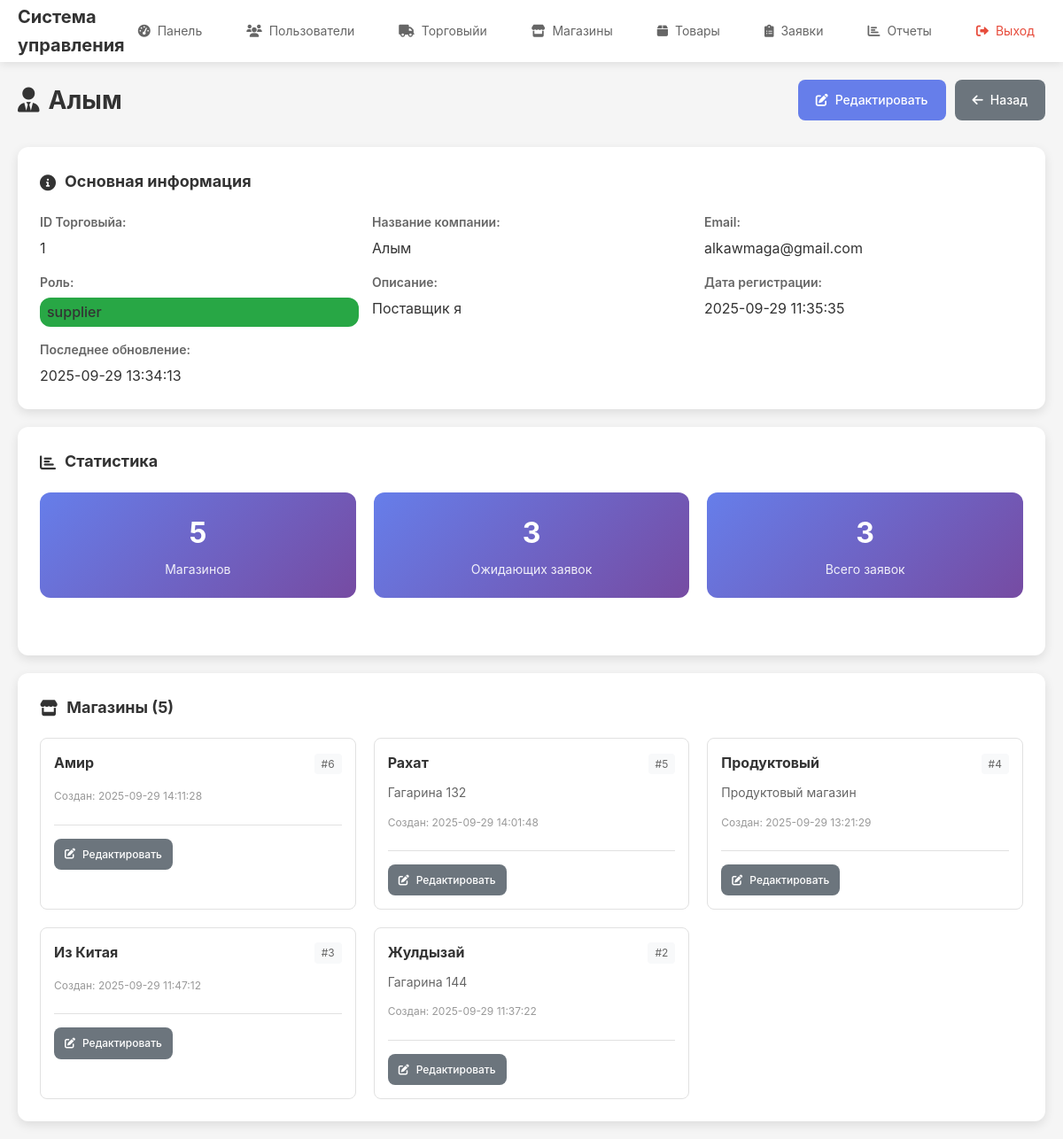
Screenshot of /admin/suppliers/1 (signed in) with the database file from the repository.
### tables this page shows
CREATE TABLE suppliers (
            id INTEGER PRIMARY KEY AUTOINCREMENT,
            user_id INTEGER NOT NULL,
            name TEXT NOT NULL,
            info TEXT,
            created_at TIMESTAMP DEFAULT CURRENT_TIMESTAMP,
            updated_at TIMESTAMP DEFAULT CURRENT_TIMESTAMP,
            FOREIGN KEY (user_id) REFERENCES users (id)
        );

CREATE TABLE users (
            id INTEGER PRIMARY KEY AUTOINCREMENT,
            email TEXT UNIQUE NOT NULL,
            password TEXT NOT NULL,
            role TEXT NOT NULL CHECK (role IN ('admin', 'supplier')),
            created_at TIMESTAMP DEFAULT CURRENT_TIMESTAMP,
            updated_at TIMESTAMP DEFAULT CURRENT_TIMESTAMP
        );

CREATE TABLE shops (
            id INTEGER PRIMARY KEY AUTOINCREMENT,
            supplier_id INTEGER NOT NULL,
            name TEXT NOT NULL,
            info TEXT,
            created_at TIMESTAMP DEFAULT CURRENT_TIMESTAMP,
            updated_at TIMESTAMP DEFAULT CURRENT_TIMESTAMP, business_type TEXT DEFAULT 'ИП',
            FOREIGN KEY (supplier_id) REFERENCES suppliers (id)
        );

### app/routes/admin.py (the view)
@admin_bp.route('/suppliers/<int:supplier_id>')
@login_required
@admin_required
def supplier_detail(supplier_id: int):
    db = get_db()
    supplier_data = db.execute('''
        SELECT s.*, u.email, u.created_at as user_created_at, u.role
        FROM suppliers s
        JOIN users u ON s.user_id = u.id
        WHERE s.id = ?
    ''', (supplier_id,)).fetchone()
    if not supplier_data:
        flash('Торговый не найден', 'error')
        return redirect(url_for('admin.suppliers'))
    shops = Shop.get_by_supplier_id(supplier_id)
    stats = {
        'shops_count': len(shops),
        'pending_requests': db.execute(
            'SELECT COUNT(*) FROM requests WHERE supplier_id = ? AND status = ?',
            (supplier_id, 'pending')
        ).fetchone()[0],
        'total_requests': db.execute(
            'SELECT COUNT(*) FROM requests WHERE supplier_id = ?',
            (supplier_id,)
        ).fetchone()[0]
    }
    return render_template('admin/supplier_detail.html',
                         supplier=supplier_data, shops=shops, stats=stats)

### app/models.py (called while the page is built)
def get_db() -> sqlite3.Connection:
    if 'db' not in g:
        database_path = current_app.config.get('DATABASE', 'app.db')
        g.db = sqlite3.connect(database_path)
        g.db.row_factory = sqlite3.Row
    return g.db

    @staticmethod
    def get_by_id(user_id: int) -> Optional['User']:
        db = get_db()
        user = db.execute(
            'SELECT * FROM users WHERE id = ?', (user_id,)
        ).fetchone()
        if user:
            return User(
                id=user['id'],
                email=user['email'],
                password=user['password'],
                role=user['role'],
                created_at=user['created_at'],
                updated_at=user['updated_at']
            )
        return None

    @staticmethod
    def get_by_supplier_id(supplier_id):
        db = get_db()
        shops = db.execute(
            'SELECT * FROM shops WHERE supplier_id = ? ORDER BY created_at DESC',
            (supplier_id,)
        ).fetchall()
        return [Shop(
            id=shop['id'],
            supplier_id=shop['supplier_id'],
            name=shop['name'],
            info=shop['info'],
            business_type=shop['business_type'],
            created_at=shop['created_at'],
            updated_at=shop['updated_at']
        ) for shop in shops]

### app/routes/admin.py (called while the page is built)
def admin_required(f: Any) -> Any:
    @wraps(f)
    def decorated_function(*args: Any, **kwargs: Any) -> Any:
        if not current_user.is_authenticated or current_user.role != 'admin':
            flash('Доступ запрещен', 'error')
            return redirect(url_for('auth.login'))
        return f(*args, **kwargs)
    return decorated_function

### app/templates/admin/supplier_detail.html (shortened to what this page needs)
{% extends "base.html" %}
{% block content %}
<div class="content-header">
    <h1><i class="fas fa-user-tie"></i> {{ supplier.name }}</h1>
    <div class="header-actions">
        <a href="{{ url_for('admin.edit_supplier', supplier_id=supplier.id) }}" class="btn btn-primary">
            <i class="fas fa-edit"></i> Редактировать
        </a>
        <a href="{{ url_for('admin.suppliers') }}" class="btn btn-secondary">
            <i class="fas fa-arrow-left"></i> Назад
        </a>
    </div>
</div>
<div class="detail-container">
    <div class="info-card">
        <h3><i class="fas fa-info-circle"></i> Основная информация</h3>
        <div class="info-grid">
            <div class="info-item">
                <label>ID Торговыйа:</label>
                <span>{{ supplier.id }}</span>
            </div>
            <div class="info-item">
                <label>Название компании:</label>
                <span>{{ supplier.name }}</span>
            </div>
            <div class="info-item">
                <label>Email:</label>
                <span>{{ supplier.email }}</span>
            </div>
            <div class="info-item">
                <label>Роль:</label>
                <span class="badge badge-supplier">{{ supplier.role }}</span>
            </div>
            <div class="info-item">
                <label>Описание:</label>
                <span>{{ supplier.info or 'Не указано' }}</span>
            </div>
            <div class="info-item">
                <label>Дата регистрации:</label>
                <span>{{ supplier.user_created_at }}</span>
            </div>
            <div class="info-item">
                <label>Последнее обновление:</label>
                <span>{{ supplier.updated_at or supplier.created_at }}</span>
            </div>
        </div>
    </div>
    <div class="stats-card">
        <h3><i class="fas fa-chart-bar"></i> Статистика</h3>
        <div class="stats-grid">
            <div class="stat-item">
                <div class="stat-value">{{ stats.shops_count }}</div>
                <div class="stat-label">Магазинов</div>
            </div>
            <div class="stat-item">
                <div class="stat-value">{{ stats.pending_requests }}</div>
                <div class="stat-label">Ожидающих заявок</div>
            </div>
            <div class="stat-item">
                <div class="stat-value">{{ stats.total_requests }}</div>
                <div class="stat-label">Всего заявок</div>
            </div>
        </div>
    </div>
    <div class="shops-card">
        <h3><i class="fas fa-store"></i> Магазины ({{ shops|length }})</h3>
        {% if shops %}
        <div class="shops-grid">
            {% for shop in shops %}
            <div class="shop-item">
                <div class="shop-header">
                    <h4>{{ shop.name }}</h4>
                    <span class="shop-id">#{{ shop.id }}</span>
                </div>
                {% if shop.info %}
                <p class="shop-description">{{ shop.info }}</p>
                {% endif %}
                <div class="shop-meta">
                    <small>Создан: {{ shop.created_at }}</small>
                </div>
                <div class="shop-actions">
                    <a href="{{ url_for('admin.edit_shop', shop_id=shop.id) }}" class="btn btn-sm btn-secondary">
                        <i class="fas fa-edit"></i> Редактировать
                    </a>
                </div>
            </div>
            {% endfor %}
        </div>
        {% else %}
        <div class="empty-state">
            <i class="fas fa-store"></i>
            <p>У Торговыйа пока нет магазинов</p>
        </div>
        {% endif %}
    </div>
</div>
{% endblock %}

### app/static/css/style.css (style rules this page uses)
* { margin: 0; padding: 0; box-sizing: border-box; }
body { font-family: -apple-system, BlinkMacSystemFont, 'Segoe UI', Roboto, sans-serif; line-height: 1.6; color: #333; background-color: #f5f5f5; }
.content-header { display: flex; justify-content: space-between; align-items: center; margin-bottom: 30px; flex-wrap: wrap; gap: 15px; }
.content-header h1 { color: #333; font-size: 28px; display: flex; align-items: center; gap: 10px; }
.stats-grid { display: grid; grid-template-columns: repeat(auto-fit, minmax(200px, 1fr)); gap: 20px; margin-bottom: 40px; }
.btn { display: inline-flex; align-items: center; gap: 8px; padding: 12px 20px; border: none; border-radius: 8px; text-decoration: none; font-size: 14px; font-weight: 500; cursor: pointer; transition: all 0.3s ease; text-align: center; }
.btn-primary { background-color: #667eea; color: white; }
.btn-secondary { background-color: #6c757d; color: white; }
.btn-sm { padding: 8px 12px; font-size: 12px; }
.badge { padding: 4px 8px; border-radius: 12px; font-size: 12px; font-weight: 500; }
.badge-supplier { background-color: #28a745; color: white; }
.shops-grid { display: grid; grid-template-columns: repeat(auto-fit, minmax(300px, 1fr)); gap: 20px; }
.shop-actions { margin-top: 20px; padding-top: 15px; border-top: 1px solid #e1e1e1; display: flex; gap: 10px; flex-wrap: wrap; }

### app/templates/admin/supplier_detail.html (style rules this page uses)
.detail-container { display: grid; gap: 20px; }
.info-card, .stats-card, .shops-card { background: white; border-radius: 12px; padding: 25px; box-shadow: 0 4px 12px rgba(0, 0, 0, 0.1); }
.info-card h3, .stats-card h3, .shops-card h3 { color: #333; margin-bottom: 20px; font-size: 18px; display: flex; align-items: center; gap: 10px; }
.info-grid { display: grid; grid-template-columns: repeat(auto-fit, minmax(300px, 1fr)); gap: 15px; }
.info-item { display: flex; flex-direction: column; gap: 5px; }
.info-item label { font-weight: 600; color: #666; font-size: 14px; }
.info-item span { color: #333; font-size: 16px; }
.stats-grid { display: grid; grid-template-columns: repeat(auto-fit, minmax(150px, 1fr)); gap: 20px; }
.stat-item { text-align: center; padding: 20px; background: linear-gradient(135deg, #667eea 0%, #764ba2 100%); border-radius: 12px; color: white; }
.stat-value { font-size: 32px; font-weight: 700; margin-bottom: 5px; }
.stat-label { font-size: 14px; opacity: 0.9; }
.shops-grid { display: grid; grid-template-columns: repeat(auto-fit, minmax(300px, 1fr)); gap: 20px; }
.shop-item { border: 1px solid #e1e1e1; border-radius: 8px; padding: 15px; transition: all 0.3s ease; }
.shop-header { display: flex; justify-content: space-between; align-items: center; margin-bottom: 10px; }
.shop-header h4 { margin: 0; color: #333; font-size: 16px; }
.shop-id { color: #666; font-size: 12px; background: #f8f9fa; padding: 2px 8px; border-radius: 4px; }
.shop-description { color: #666; font-size: 14px; margin-bottom: 10px; line-height: 1.4; }
.shop-meta { margin-bottom: 15px; }
.shop-meta small { color: #999; font-size: 12px; }
.shop-actions { display: flex; gap: 10px; }
.header-actions { display: flex; gap: 10px; }

### rows the page displays
suppliers: name "Алым", id "1", info "Поставщик я", updated_at "2025-09-29 13:34:13"
users: email "alkawmaga@gmail.com", role "supplier", user_created_at "2025-09-29 11:35:35"
shops: name "Амир", id "6", created_at "2025-09-29 14:11:28"
shops: name "Рахат", id "5", info "Гагарина 132", created_at "2025-09-29 14:01:48"
shops: name "Продуктовый", id "4", info "Продуктовый магазин", created_at "2025-09-29 13:21:29"
shops: name "Из Китая", id "3", created_at "2025-09-29 11:47:12"
shops: name "Жулдызай", id "2", info "Гагарина 144", created_at "2025-09-29 11:37:22"

### other values shown
{{ stats.shops_count }} "5"
{{ stats.pending_requests }} "3"
{{ stats.total_requests }} "3"
{{ shops|length }} "5"
